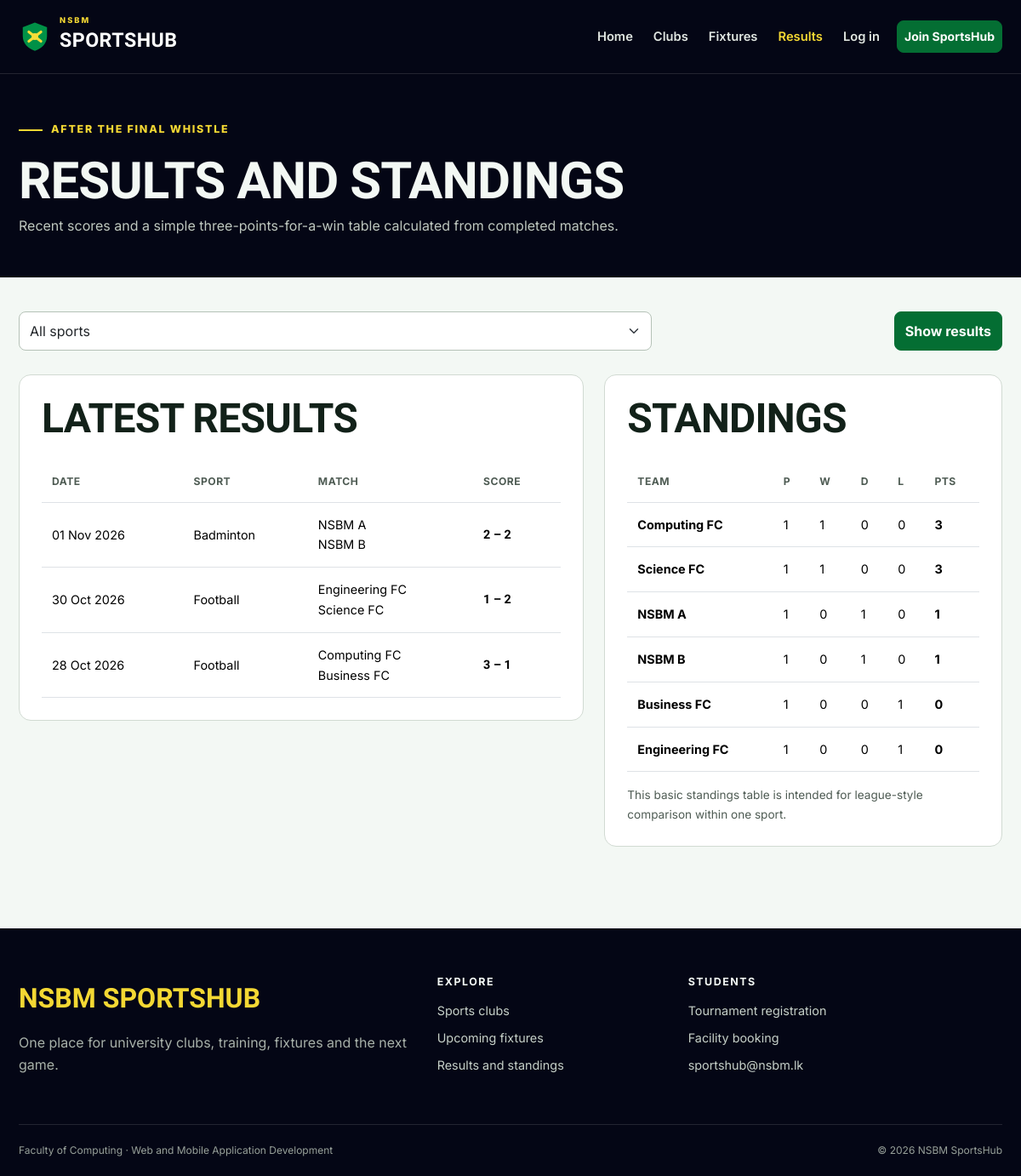
The app's page /results.php with its own data.
### tables this page shows
CREATE TABLE matches (
    id INT UNSIGNED AUTO_INCREMENT PRIMARY KEY,
    tournament_id INT UNSIGNED NULL,
    sport VARCHAR(80) NOT NULL,
    home_team VARCHAR(100) NOT NULL,
    away_team VARCHAR(100) NOT NULL,
    match_datetime DATETIME NOT NULL,
    venue VARCHAR(120) NOT NULL,
    status ENUM('scheduled', 'completed', 'cancelled') NOT NULL DEFAULT 'scheduled',
    home_score SMALLINT UNSIGNED NULL,
    away_score SMALLINT UNSIGNED NULL,
    created_at TIMESTAMP DEFAULT CURRENT_TIMESTAMP,
    FOREIGN KEY (tournament_id) REFERENCES tournaments(id) ON DELETE SET NULL
);

### includes/functions.php (called while the page is built, shortened)
<?php
function e($value)
{
    return htmlspecialchars($value ?? '', ENT_QUOTES);
}
function run_query($sql, $params = [])
{
    global $connection;
    $statement = mysqli_prepare($connection, $sql);
    if (!mysqli_stmt_execute($statement)) {
        die('SQL error: ' . mysqli_stmt_error($statement));
    }
    return $statement;
}
function fetch_all($sql, $params = [])
{
    $statement = run_query($sql, $params);
    $result = mysqli_stmt_get_result($statement);
    return mysqli_fetch_all($result, MYSQLI_ASSOC);
}
function format_date($date, $format = 'd M Y')
{
    if ($date) {
        return date($format, strtotime($date));
    }
    return 'Not set';
}

### results.php (the view, shortened to what this page needs)
<?php
$params = [];
$where = "status = 'completed'";
$results = fetch_all("SELECT * FROM matches WHERE $where ORDER BY match_datetime DESC", $params);
$standings = [];
foreach ($results as $match) {
    foreach (['home', 'away'] as $side) {
        $team = $match[$side . '_team'];
        if (!isset($standings[$team])) {
            $standings[$team] = ['team' => $team, 'played' => 0, 'won' => 0, 'drawn' => 0, 'lost' => 0, 'points' => 0];
        }
        $own = (int) $match[$side . '_score'];
        $otherSide = $side === 'home' ? 'away' : 'home';
        $other = (int) $match[$otherSide . '_score'];
        $standings[$team]['played']++;
        if ($own > $other) {
            $standings[$team]['won']++;
            $standings[$team]['points'] += 3;
        } elseif ($own === $other) {
            $standings[$team]['drawn']++;
            $standings[$team]['points']++;
        } else {
            $standings[$team]['lost']++;
        }
    }
}
$standings = array_values($standings);
$count = count($standings);
for ($i = 0; $i < $count - 1; $i++) {
    for ($j = 0; $j < $count - $i - 1; $j++) {
        $first = $standings[$j];
        $second = $standings[$j + 1];
        $swap = false;
        if ($first['points'] < $second['points']) {
            $swap = true;
        } elseif ($first['points'] == $second['points'] && $first['won'] < $second['won']) {
            $swap = true;
        } elseif ($first['points'] == $second['points'] && $first['won'] == $second['won'] && strcmp($first['team'], $second['team']) > 0) {
            $swap = true;
        }
        if ($swap) {
            $standings[$j] = $second;
            $standings[$j + 1] = $first;
        }
    }
}
include __DIR__ . '/includes/header.php';
?>
<section class="page-hero">
    <div class="container"><span class="hero-kicker">After the final whistle</span>
        <h1>Results and standings</h1>
        <p>Recent scores and a simple three-points-for-a-win table calculated from completed matches.</p>
    </div>
</section>
<section class="page-content">
    <div class="container">
        <form class="filter-bar" method="get">
            <div>
                <select class="form-select" id="sport" name="sport">
                    <option value="">All sports</option>
                </select>
            </div>
            <div>
            </div><button class="btn btn-sport" type="submit">Show results</button>
        </form>
        <div class="row g-4">
            <div class="col-lg-7">
                <div class="content-panel">
                    <h2 class="mb-4">Latest results</h2><?php if ($results): ?>
                        <div class="table-responsive">
                            <table class="table">
                                <thead>
                                    <tr>
                                        <th>Date</th>
                                        <th>Sport</th>
                                        <th>Match</th>
                                        <th>Score</th>
                                    </tr>
                                </thead>
                                <tbody>
                                    <?php foreach ($results as $match): ?>
                                        <tr>
                                            <td><?= format_date($match['match_datetime']) ?></td>
                                            <td><?= e($match['sport']) ?></td>
                                            <td><?= e($match['home_team']) ?><br><?= e($match['away_team']) ?></td>
                                            <td class="score"><?= $match['home_score'] ?> – <?= $match['away_score'] ?></td>
                                    </tr><?php endforeach; ?>
                                </tbody>
                            </table>
                    </div><?php else: ?><p>No completed matches match this filter.</p><?php endif; ?>
                </div>
            </div>
            <div class="col-lg-5">
                <div class="content-panel">
                    <h2 class="mb-4">Standings</h2><?php if ($standings): ?>
                        <div class="table-responsive">
                            <table class="table">
                                <thead>
                                    <tr>
                                        <th>Team</th>
                                        <th>P</th>
                                        <th>W</th>
                                        <th>D</th>
                                        <th>L</th>
                                        <th>Pts</th>
                                    </tr>
                                </thead>
                                <tbody>
                                    <?php foreach ($standings as $row): ?>
                                        <tr>
                                            <td><strong><?= e($row['team']) ?></strong></td>
                                            <td><?= $row['played'] ?></td>
                                            <td><?= $row['won'] ?></td>
                                            <td><?= $row['drawn'] ?></td>
                                            <td><?= $row['lost'] ?></td>
                                            <td><strong><?= $row['points'] ?></strong></td>
                                    </tr><?php endforeach; ?>
                                </tbody>
                            </table>
                        </div>
                        <p class="required-note mt-3 mb-0">This basic standings table is intended for league-style comparison within one sport.</p>
                    <?php else: ?>
                        <p>Standings appear after completed results are recorded.</p>
                    <?php endif; ?>
                </div>
            </div>
        </div>
    </div>
</section>
<?php include __DIR__ . '/includes/footer.php'; ?>

### assets/css/style.css (style rules this page uses)
:root { --navy-950: #040615; --navy-900: #0d1023; --navy-800: #191d34; --green-600: #0a8842; --green-700: #046e33; --green-800: #055728; --yellow-400: #f4d833; --paper-50: #f3f8f4; --paper-100: #e7efe9; --ink-900: #122119; --ink-600: #4f5c54; --page-bg: var(--paper-50); --page-text: var(--ink-900); --muted-text: var(--ink-600); --brand: var(--green-700); --brand-hover: var(--green-800); --highlight: var(--yellow-400); --dark-surface: var(--navy-950); --line: #d1dad2; --radius-sm: 8px; --radius-md: 14px; --radius-lg: 22px; --shadow: 0 12px 32px rgba(11, 26, 18, 0.08); }
* { box-sizing: border-box; }
html { scroll-behavior: smooth; }
body { min-height: 100dvh; margin: 0; background: var(--page-bg); color: var(--page-text); font-family: "Inter", sans-serif; font-size: 16px; line-height: 1.65; }
button, a, input, select, textarea { transition: color 180ms ease-out, background-color 180ms ease-out, border-color 180ms ease-out, transform 180ms ease-out; }
h1, h2, h3, h4, .display-font { font-family: "Barlow Condensed", sans-serif; font-weight: 700; line-height: 1.05; letter-spacing: -0.015em; }
h1 { font-size: clamp(2.5rem, 6vw, 4.8rem); }
h2 { font-size: clamp(2rem, 4vw, 3rem); }
p { max-width: 72ch; }
.container { max-width: 1180px; }
.btn { min-height: 44px; display: inline-flex; align-items: center; justify-content: center; gap: 8px; font-weight: 700; border-radius: var(--radius-sm); }
.btn-sport { background: var(--brand); border-color: var(--brand); color: #fff; }
.hero-kicker, .section-kicker { display: inline-flex; align-items: center; gap: 10px; margin-bottom: 18px; color: var(--brand); font-size: 0.78rem; font-weight: 800; letter-spacing: 0.14em; text-transform: uppercase; }
.hero-kicker { color: var(--highlight); }
.hero-kicker::before, .section-kicker::before { content: ""; width: 28px; height: 2px; background: currentColor; }
.page-hero { background: var(--dark-surface); color: var(--paper-50); padding: 48px 0; }
.page-hero h1 { margin-bottom: 8px; font-size: clamp(2.6rem, 5vw, 4rem); text-transform: uppercase; }
.page-hero p { margin: 0; color: #bec7bf; }
.page-content { padding: 40px 0 72px; }
.content-panel { padding: 26px; margin-bottom: 24px; background: #fff; border: 1px solid var(--line); border-radius: var(--radius-md); }
.content-panel h2, .content-panel h3 { text-transform: uppercase; }
.filter-bar { display: grid; grid-template-columns: minmax(180px, 1fr) minmax(150px, 0.35fr) auto; gap: 12px; margin-bottom: 28px; }
.form-control, .form-select { min-height: 46px; border-radius: var(--radius-sm); border-color: #b5c2b7; }
.required-note { font-size: 0.85rem; color: var(--muted-text); }
.table { margin-bottom: 0; vertical-align: middle; }
.table > :not(caption) > * > * { padding: 14px 12px; }
.table thead th { color: var(--muted-text); font-size: 0.76rem; letter-spacing: 0.04em; text-transform: uppercase; white-space: nowrap; }
.table tbody td { font-size: 0.9rem; }
.score { font-family: "Barlow Condensed", sans-serif; font-size: 1.5rem; font-weight: 800; font-variant-numeric: tabular-nums; white-space: nowrap; }

### records on screen
matches: match_datetime "01 Nov 2026", sport "Badminton", home_team "NSBM A", away_team "NSBM B", home_score "2", away_score "2"
matches: match_datetime "30 Oct 2026", sport "Football", home_team "Engineering FC", away_team "Science FC", home_score "1", away_score "2", drawn "0", lost "0", tournament "3", won "0", points "0"
matches: match_datetime "28 Oct 2026", sport "Football", home_team "Computing FC", away_team "Business FC", home_score "3", away_score "1", drawn "0", lost "0", tournament "3", won "0", points "0"

### other values on screen
$row['team'] "NSBM A"
$row['played'] "1"
$row['won'] "0"
$row['drawn'] "1"
$row['lost'] "0"
$row['points'] "1"
$row['team'] "NSBM B"
